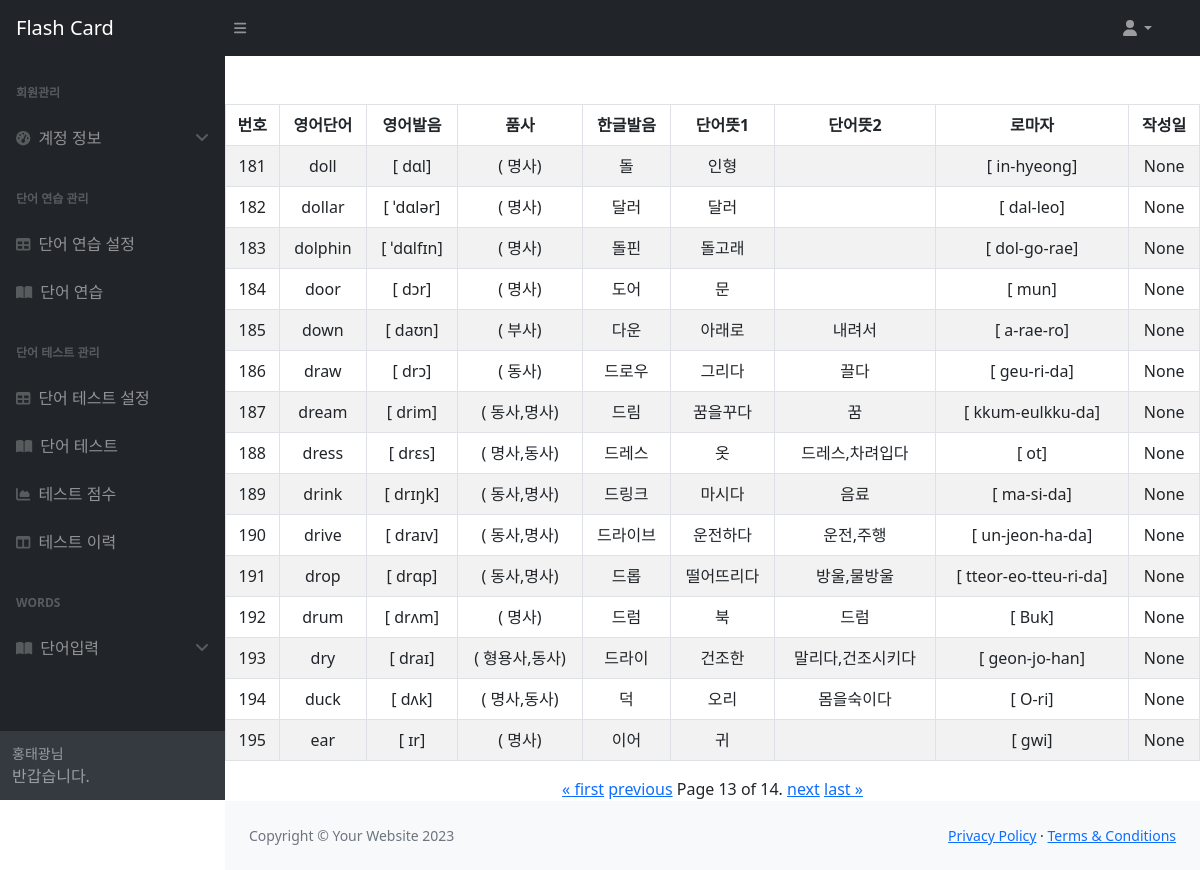
Screenshot of /words/?page=13 with the database file from the repository.
### words/models.py (models this page shows)
class Word(models.Model):
    en_word = models.CharField(max_length=30)
    en_phonetic = models.CharField(max_length=30)
    word_class = models.CharField(max_length=30)
    ko_phonetic = models.CharField(max_length=30)
    ko_word_1 = models.CharField(max_length=50)
    ko_word_2 = models.CharField(max_length=50)
    ko_romanize = models.CharField(max_length=50)
    reg_date = models.DateTimeField(auto_now_add=True)

### words/views.py (the view, shortened to what this page needs)
# urls.py: path("", views.WordList.as_view(), name="words"),
class WordList(View):
    def get(self, request):
        words = Word.objects.all()
        paginator = Paginator(words, 15)
        page_number = request.GET.get("page")
        word_list = paginator.get_page(page_number)
        context = {'word_list': word_list}
        return render(request, 'words/word_list.html', context)

### words/templates/words/word_list.html
{% extends 'base.html' %}
{% block content %}
<table class="container table table-hover table-striped table-bordered text-center mt-5">
    <thead>
    <tr>
        <th scope="col" class="text-center">번호</th>
        <th scope="col" class="text-center">영어단어</th>
        <th scope="col" class="text-center">영어발음</th>
        <th scope="col" class="text-center">품사</th>
        <th scope="col" class="text-center">한글발음</th>
        <th scope="col" class="text-center">단어뜻1</th>
        <th scope="col" class="text-center">단어뜻2</th>
        <th scope="col" class="text-center">로마자</th>
        <th scope="col" class="text-center">작성일</th>
    </tr>
    </thead>
    {% for word in word_list %}
    <tr>
        <td scope="col" class="text-center"><span>{{ word.id }}</span></td>
        <td scope="col" class="text-center"><span>{{ word.en_word }}</span></td>
        <td scope="col" class="text-center"><span>[{{ word.en_phonetic }}]</span></td>
        <td scope="col" class="text-center"><span>({{word.word_class}})</span></td>
        <td scope="col" class="text-center"><span>{{ word.ko_phonetic }}</span></td>
        <td scope="col" class="text-center"><span>{{ word.ko_word_1 }}</span></td>
        <td scope="col" class="text-center"><span>{{ word.ko_word_2 }}</span></td>
        <td scope="col" class="text-center"><span>[{{ word.ko_romanize }}]</span></td>
        <td scope="col" class="text-center"><span>{{ word.reg_date }}</span></td>
    </tr>
    {% endfor %}
</table>
<div class="container text-center">
    <span>
        {% if word_list.has_previous %}
            <a href="?page=1">&laquo; first</a>
            <a href="?page={{ word_list.previous_page_number }}">previous</a>
        {% endif %}
        <span>
            Page {{ word_list.number }} of {{ word_list.paginator.num_pages }}.
        </span>
        {% if word_list.has_next %}
            <a href="?page={{ word_list.next_page_number }}">next</a>
            <a href="?page={{ word_list.paginator.num_pages }}">last &raquo;</a>
        {% endif %}
    </span>
</div>
{% endblock content %}

### rows the page displays
Word: id "181", en_word "doll", en_phonetic "dɑl", word_class "명사", ko_phonetic "돌", ko_word_1 "인형", ko_romanize "in-hyeong", reg_date "None"
Word: id "182", en_word "dollar", en_phonetic "ˈdɑlər", word_class "명사", ko_phonetic "달러", ko_word_1 "달러", ko_romanize "dal-leo", reg_date "None"
Word: id "183", en_word "dolphin", en_phonetic "ˈdɑlfɪn", word_class "명사", ko_phonetic "돌핀", ko_word_1 "돌고래", ko_romanize "dol-go-rae", reg_date "None"
Word: id "184", en_word "door", en_phonetic "dɔr", word_class "명사", ko_phonetic "도어", ko_word_1 "문", ko_romanize "mun", reg_date "None"
Word: id "185", en_word "down", en_phonetic "daʊn", word_class "부사", ko_phonetic "다운", ko_word_1 "아래로", ko_word_2 "내려서", ko_romanize "a-rae-ro", reg_date "None"
Word: id "186", en_word "draw", en_phonetic "drɔ", word_class "동사", ko_phonetic "드로우", ko_word_1 "그리다", ko_word_2 "끌다", ko_romanize "geu-ri-da", reg_date "None"
Word: id "187", en_word "dream", en_phonetic "drim", word_class "동사,명사", ko_phonetic "드림", ko_word_1 "꿈을꾸다", ko_word_2 "꿈", ko_romanize "kkum-eulkku-da", reg_date "None"
Word: id "188", en_word "dress", en_phonetic "drɛs", word_class "명사,동사", ko_phonetic "드레스", ko_word_1 "옷", ko_word_2 "드레스,차려입다", ko_romanize "ot", reg_date "None"
Word: id "189", en_word "drink", en_phonetic "drɪŋk", word_class "동사,명사", ko_phonetic "드링크", ko_word_1 "마시다", ko_word_2 "음료", ko_romanize "ma-si-da", reg_date "None"
Word: id "190", en_word "drive", en_phonetic "draɪv", word_class "동사,명사", ko_phonetic "드라이브", ko_word_1 "운전하다", ko_word_2 "운전,주행", ko_romanize "un-jeon-ha-da", reg_date "None"
Word: id "191", en_word "drop", en_phonetic "drɑp", word_class "동사,명사", ko_phonetic "드롭", ko_word_1 "떨어뜨리다", ko_word_2 "방울,물방울", ko_romanize "tteor-eo-tteu-ri-da", reg_date "None"
Word: id "192", en_word "drum", en_phonetic "drʌm", word_class "명사", ko_phonetic "드럼", ko_word_1 "북", ko_word_2 "드럼", ko_romanize "Buk", reg_date "None"
Word: id "193", en_word "dry", en_phonetic "draɪ", word_class "형용사,동사", ko_phonetic "드라이", ko_word_1 "건조한", ko_word_2 "말리다,건조시키다", ko_romanize "geon-jo-han", reg_date "None"
Word: id "194", en_word "duck", en_phonetic "dʌk", word_class "명사,동사", ko_phonetic "덕", ko_word_1 "오리", ko_word_2 "몸을숙이다", ko_romanize "O-ri", reg_date "None"
Word: id "195", en_word "ear", en_phonetic "ɪr", word_class "명사", ko_phonetic "이어", ko_word_1 "귀", ko_romanize "gwi", reg_date "None"

### other values shown
{{ word_list.number }} "13"
{{ word_list.paginator.num_pages }} "14"
